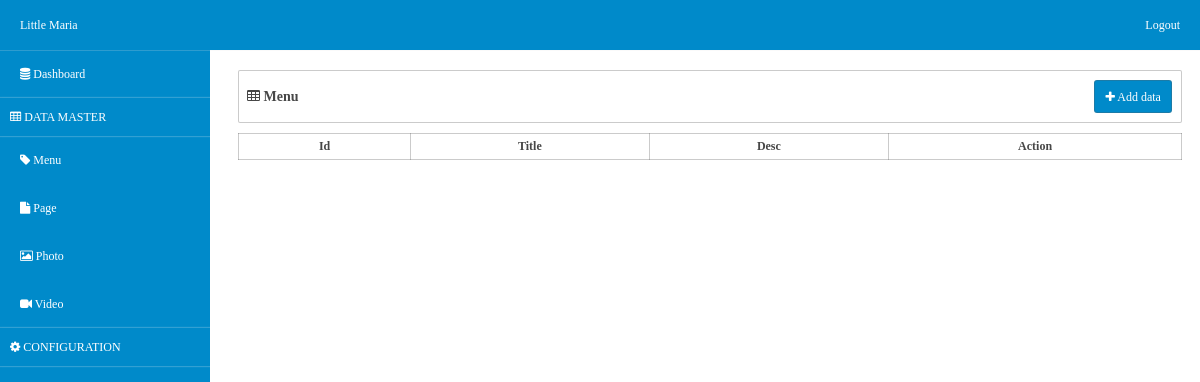
Before: /menu with the older database file.
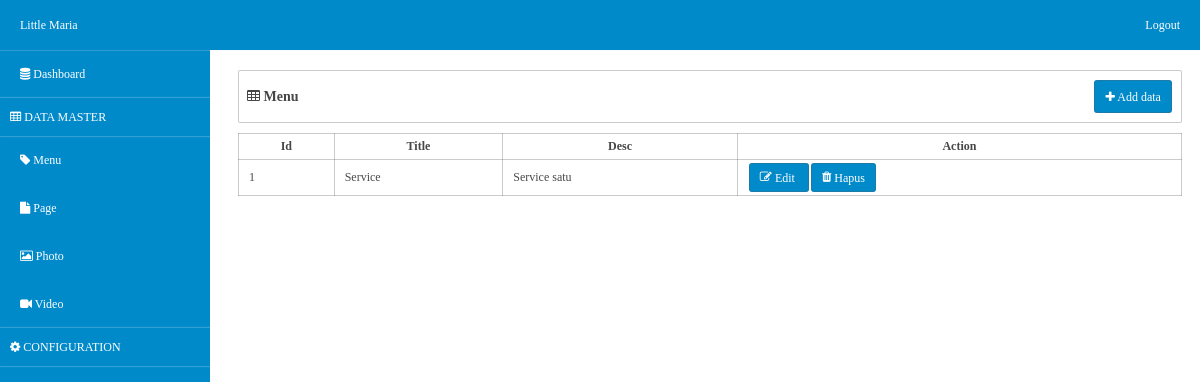
After: the same page with the newer database file.
### tables this page shows
CREATE TABLE "tbl_menu" (
	"rowid" INTEGER  PRIMARY KEY,
	"menu_name" VARCHAR(100) NULL,
	"is_sub" TINYINT NULL,
	"id_root" INTEGER NULL,
	"menu_banner" VARCHAR(100) NULL,
	"date_created" DATETIME DEFAULT CURRENT_TIMESTAMP,
	"menu_desc" TEXT NULL
	);

### helpers/BaseFunction.php (called while the page is built, shortened)
<?php
class BaseFunction {
    function viewPage($page, $data = []) {
        $baseUrl = "http://" . $_SERVER['HTTP_HOST'] . "/littlemaryframework";
        require_once "views/" . $page . ".php";
    }
}

### controllers/Menu.php (called while the page is built, shortened)
<?php
require_once "helpers/DB.php";
require_once "helpers/BaseFunction.php";
class Menu extends BaseFunction {
    var $db;
    public function __construct() {
        $this->db = new DB("webcp.db");
    }
    public function viewData($req) {
        $menu = $this->db->table("tbl_menu")->get();
        $data = [
            "menu" => $menu,
        ];
        $this->viewPage("menu/view", $data);
    }
}

### helpers/DB.php (called while the page is built, shortened)
<?php
class DB {
    var $database;
    var $table;
    var $select = "*";
    var $where = "";
    var $join = "";
    var $order = "";
    var $group = "";
    var $params = [];
    public function __construct($database) {
        $this->database = $database;
    }
    function connection($database) {
        $dsn = "sqlite:" . $database;
        try {
            $connenction = new PDO($dsn);
            return $connenction;
        } catch (Exception $exc) {
            echo "<pre>";
            var_dump($exc);
            echo "</pre>";
        }
    }
    function table($table) {
        $this->table = $table;
        return $this;
    }
    function get() {
        $database = $this->database;
        $table = $this->table;
        $select = $this->select;
        $join = $this->join;
        $where = $this->where;
        $group = $this->group;
        $order = $this->order;
        $buildQuery = "SELECT " . $select . " FROM " . $table . " " . $join . " " . $where . " " . $group . " " . $order;
        $statement = $this->connection($database)->prepare($buildQuery);
        $statement->execute($this->params);
        $result = array();
        while ($data = $statement->fetch(PDO::FETCH_OBJ)) {
            array_push($result, $data);
        }
        return $result;
    }
    function resetStatement() {
        $this->table = "";
        $this->select = "*";
        $this->join = "";
        $this->where = "";
        $this->group = "";
        $this->order = "";
        $this->params = [];
    }
}

### views/menu/view.php (the view, shortened to what this page needs)
<html>
    <head>
        <link rel="stylesheet" href="<?php echo $baseUrl . "/public/css/little-mary.css" ?>"/>
    </head>
    <body>
        <?php include_once "./views/decorator/navbar.php"; ?>
        <div class="side-nav-container">
            <div class="box">
                <div class="box-body">
                    <div class="row">
                        <div class="col-8 align-self-center">
                            <span class="tx-semi-large tx-bold"><i class="fa fa-table"></i> Menu</span>
                        </div>
                        <div class="col-4 align-self-center">
                            <a class="button-link float-right" href="./menu/input" class="float-right"><i class="fa fa-plus"></i> Add data</a>
                        </div>
                    </div>
                </div>
            </div>
            <div>
                <table class="table-bordered">
                    <thead>
                    <th>Id</th>
                    <th>Title</th>
                    <th>Desc</th>
                    <th>Action</th>
                    </thead>
                    <tbody>
                        <?php foreach ($menu as $value): ?>
                            <tr>
                                <td><?php echo $value->rowid ?></td>
                                <td><?php echo $value->menu_name ?></td>
                                <td><?php echo $value->menu_desc ?></td>
                                <td>
                                    <a class="button-link" href="<?php echo $baseUrl?>/menu/input?id=<?php echo $value->rowid ?>">
                                        <i class="fa fa-edit"></i> Edit
                                    </a>
                                   <a class="button-link" href="<?php echo $baseUrl?>/menu/delete?id=<?php echo $value->rowid ?>">
                                        <i class="fa fa-trash"></i> Hapus
                                    </a>
                                </td>
                            </tr>
                        <?php endforeach; ?>
                    </tbody>
                </table>
            </div>
        </div>
    </body>
</html>

### index.php (shortened to what this page needs)
<?php
$requestUrl = parse_url($_SERVER['REQUEST_URI'], PHP_URL_PATH);
$requestMethod = $_SERVER['REQUEST_METHOD'];
$requestUrl= str_replace("/littlemaryframework","",$requestUrl);
if (str_starts_with($requestUrl, "/public")) {
    getAssets($requestUrl);
} else {
    getMain($requestUrl, $requestMethod);
}
function getMain($requestUrl, $requestMethod) {
    require_once "route/web.php";
    $rute = $route[$requestUrl];
    $selectedRoute = explode("@", $rute);
    $function = $selectedRoute[1];
    $object = new $class;
    $param = (object) $_GET;
    $object->$function($param);
}

### views/decorator/navbar.php
<div class="top-nav">
    <div class="top-nav-menu justify-content-between">
        <a href="menu">Little Maria</a>
        <a href="./">Logout</a>
    </div>
</div>
<div class="side-nav">
    <div class="side-nav-menu">
        <a  href="./"><i class="fa fa-database"></i> Dashboard</a>
        <div class="side-nav-separator"> <i class="fa fa-table"></i> DATA MASTER</div>
        <a href="<?php echo $baseUrl?>/menu"><i class="fa fa-tag"></i> Menu</a>
        <a><i class="fa fa-file"></i> Page</a>
        <a><i class="fa fa-image"></i> Photo</a>
        <a><i class="fa fa-video-camera"></i> Video</a>
        <div class="side-nav-separator"> <i class="fa fa-gear"></i> CONFIGURATION</div>
    </div>
</div>

### resources/public/css/little-mary.css (style rules this page uses)
:root { --main-text-color:#474747; --main-bg-color:#ffffff; --theme-color: #008aca; --theme-hover-color: #026999; --theme-text-color: #ffffff; --theme-text-hover-color: #ffffff; --theme-border-color:1px solid rgba(90, 90, 90, 0.315); --theme-outline-input-color: #008aca60; --one:#699eee; --two:#1b499e; --three:#052a55; }
body { font-family: Comfortaa !important; color: var(--main-text-color); font-size: 12px !important; line-height: 1.5; }
* { box-sizing: border-box; }
.tx-semi-large { font-size: 14px; }
.tx-bold { font-weight: bold !important; }
.top-nav { display: flex; position: fixed; margin: 0 !important; height: 50px; left: 0; right: 0; top: 0; box-shadow: 0 1px 0 0 rgba(230, 230, 230, 0.2); background-color: var(--theme-color); z-index: 1000; }
.top-nav > .top-nav-menu { height: 100%; display: flex; align-items: center; }
.top-nav > .top-nav-menu > a { display: flex; border-radius: 10px; color: var(--theme-text-color); display: inline-block; padding-top: 10px; padding-bottom: 10px; padding-left: 15px; padding-right: 15px; margin: 5px; }
.side-nav { height: 100%; position: fixed; top: 50px; left: 0px; width: 210px; box-shadow: 0 1px 0 0 rgba(141, 141, 141, 0.3); background-color:var(--theme-color); z-index: 999; overflow: auto; }
.side-nav > .side-nav-menu { margin-top: 0px; margin-bottom: 100px; }
.side-nav > .side-nav-menu > a { text-decoration: none; color: var(--theme-text-color); width: 100%; display: block; padding-top: 15px; padding-bottom: 15px; padding-left: 20px; padding-right: 20px; }
.side-nav-separator { box-shadow: 0px 0px 1px 1px rgba(247, 243, 243, 0.2) !important; padding: 10px !important; color: var(--theme-text-color) }
.side-nav-container { padding: 10px; background-color: var(--main-bg-color); margin-top: 60px; margin-left: 220px; }
.box { border: var(--theme-border-color); width: 100%; border-radius: 2px; background-color: var(--main-bg-color); }
.box > .box-body { width: 100%; display: inline-block; padding: 5px; }
table { border: var(--theme-border-color); width: 100%; border-collapse: collapse; font-size: 12px; }
.table-bordered { border: 1 !important; width: 100% !important; border-collapse: collapse !important; }
td { border: var(--theme-border-color); padding-left: 10px; padding-right: 10px; padding-top: 10px; padding-bottom: 10px; }
th { border: var(--theme-border-color); padding-left: 10px; padding-right: 10px; padding-top: 5px; padding-bottom: 5px; }
.button-link { background-position: center; transition: background 0.7s; font-family: Comfortaa; color: var(--theme-text-color); font-size: 12px; background-color: var(--theme-color); padding-left: 10px; padding-right: 10px; padding-top: 6.5px; padding-bottom: 6.5px; border: var(--theme-border-color); border-radius: 3px; outline: none; margin: 1px; cursor: pointer; }
.float-right { float: right; }
a { -webkit-tap-highlight-color: transparent; text-decoration: none !important; }
.row { display: flex; flex-wrap: wrap; flex-direction: row; }
.row > .col-8 { width: 66.66%; padding: 3px; }
.row > .col-4 { width: 33.33%; padding: 3px; }
.justify-content-between { justify-content: space-between; }
.align-self-center { align-self: center; }
@media (min-width: 1025px) and (max-width: 2000px) { .side-nav { display: block; } }
@media (min-width: 1025px) and (max-width: 2000px) { .top-nav { display: block; } }
@media (min-width: 1025px) and (max-width: 2000px) { body { font-size: 12px; line-height: 1.5; } }

Changed rows visible on the page:
added tbl_menu: rowid "1", menu_name "Service", menu_desc "Service satu"
